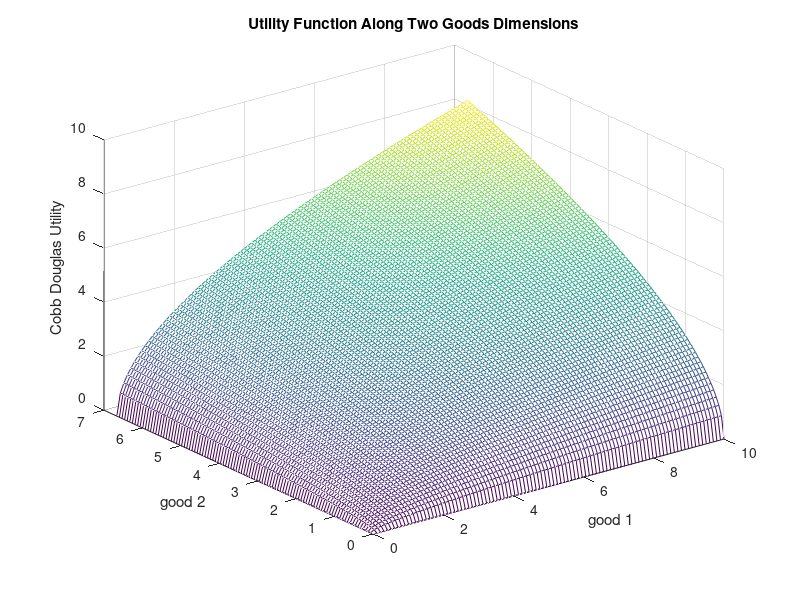
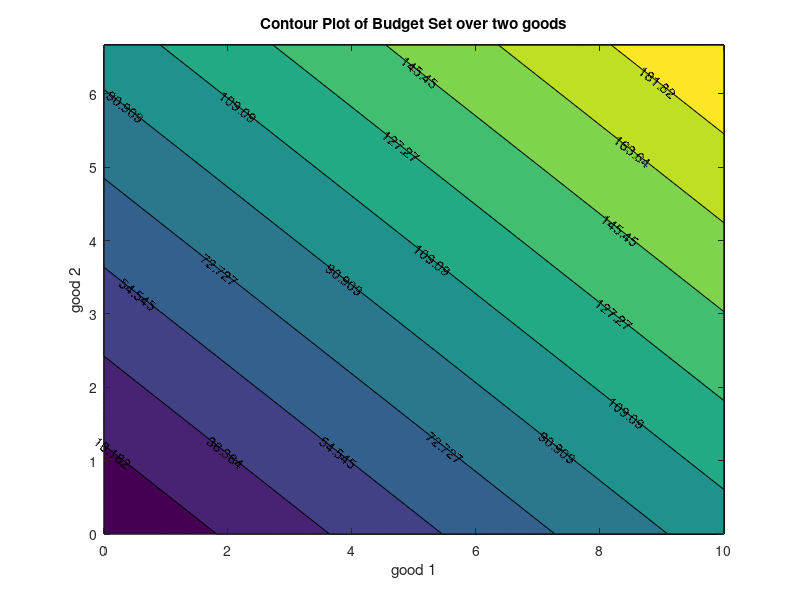
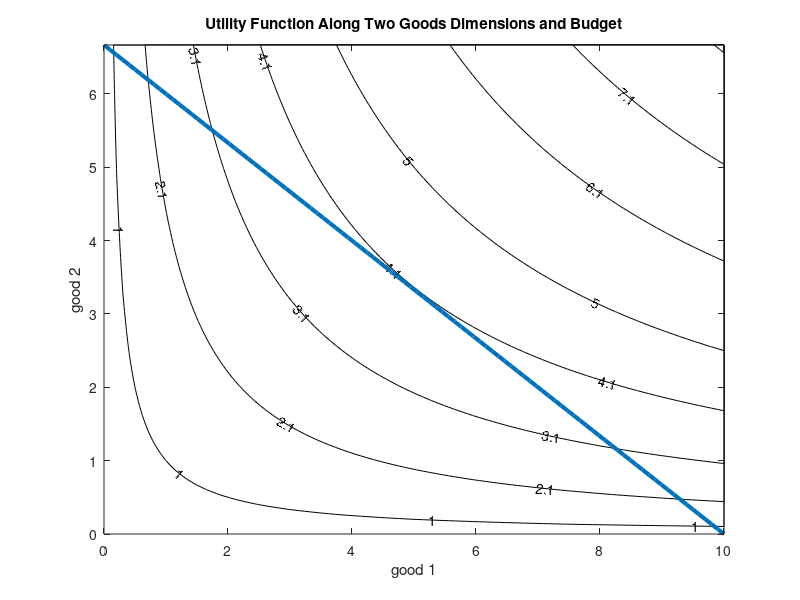

These figures' MATLAB source, in order:
%% *Two Goods Model*
%% A Model with Two Goods
% A consumer, with preference $U(x_1,x_2)$ and $M$ dollars, chooses between 
% two goods, $x_1$ and $x_2$, that cost $p_1$ and $p_2$ per unit of good.
% 
% Below, we will draw the utility surface, budget set, and indifference curves.
%% Model Parameters

% Number of grid points (points along x and y axis)
grid_points = 100;
% Cobb Douglas Utility
alpha = 0.5;
beta = 1-alpha;
% Budget
M = 100;
p1 = 10;
p2 = 15;
max_x1 = M/p1;
max_x2 = M/p2;
%% Preference
% Consumers have preference over the two goods, and $U(x_1,x_2)$ represents 
% the utility assigned to the goods bundle $(x_1, x_2)$
% 
% If households enjoy both goods as complements, we could use this Cobb-Douglas 
% form with Constant Return to Scale to represent the utility function:
% 
% $$U(x_1,x_2) = x_1^{\alpha} \cdot x_2^{1-\alpha}$$
% 
% We can use matlab to graph the utility function as a "hill":
%%
% This generates a vector between 0 and 10 with grid_points number of points
x1 = linspace(0,max_x1,grid_points);
% This generates another vector between 0 and 10 with grid_points number of points
x2 = linspace(0,max_x2,grid_points);
% This creates all possible combinations of the x1 and x2 vectors, fills up the grid
[x1mesh, x2mesh] = meshgrid(x1,x2);
% Evaluate the utility function at all x1 and x2 combination points
U = (x1mesh.^alpha).*(x2mesh.^beta);
% Graph "hill" using mesh
close all;
figure();
mesh(x1mesh,x2mesh,U);
% Labeling
xlabel('good 1');
ylabel('good 2');
zlabel('Cobb Douglas Utility');
title('Utility Function Along Two Goods Dimensions')
%% Budget
% The budget (choice) set facing the household could be written as:
% 
% $$B = \{ (x_1, x_2) : x_1 \ge 0, x_2 \ge 0, p_1 x_1 + p_2 x_2 \le M \}$$
% 
% where $M$ is the total resource available for the household. 
% 
% We can plot out the budget set graphically:
%%
% Same as before, generating grid, and creating all possible combinations using meshgrid
x1 = linspace(0,max_x1,grid_points);
x2 = linspace(0,max_x2,grid_points);
[x1mesh_cost, x2mesh_cost] = meshgrid(x1,x2);
% Evaluate the cost of bundles of goods
bundle_cost = x1mesh_cost*p1 + x2mesh_cost*p2;
% Graph
figure();
contour = contourf(x1mesh_cost, x2mesh_cost, bundle_cost, 10);
clabel(contour);
% Labeling
xlabel('good 1');
ylabel('good 2');
zlabel('Cost');
title('Contour Plot of Budget Set over two goods')
%% Budget and Preference: Indifference Curves
% Budget and Utility together. Use contour plot for utility. These are the altitude 
% graphs you have seen in your geography classes. Rather than graphing out the 
% "hill" as earlier, we can represent the heights of the hill with contours, the 
% show where the "hill" is higher and lower.
%%
figure();
% Contour plot, the fourth parameter are at what utility values we want to see the contour lines. 
% All consumption bundle along the same contour line gives the same utility, hence they are: Indifference Curves.
contour_u = contourf(x1mesh, x2mesh, U, [2.1,3.1,4.1,5,1,6.1,7.1,8.1,9.1,20,30,40,50,60,70,80,90,100]);
clabel(contour_u);
% Labeling
colormap('white')
xlabel('good 1');
ylabel('good 2');
zlabel('Cobb Douglas Utility');
title('Utility Function Along Two Goods Dimensions and Budget')
% Budget Line
% From 0 to max x1 given budget and p1
x1_M = linspace(0, M/p1, grid_points);
% Given x1 bought, what are the X2s
x2_M = (M-x1_M*p1)/p2;
hold on;
plot(x1_M, x2_M, 'LineWidth', 3);